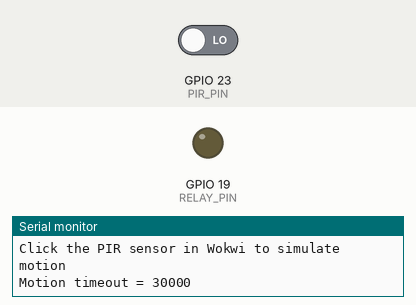
Simulated run of this sketch. Board: ESP32. On the bench: output pins drawn as LEDs (lit = HIGH), the last lines printed to the serial monitor. Inputs (shaded band) come from the test bench; at power-on: GPIO 23 (PIR_PIN) LOW.

Above: at 1.2 s.
1.3 s: GPIO 23 (PIR_PIN) driven HIGH
At 1.7 s:
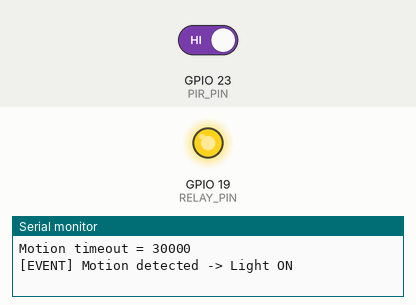
Timing chart, 0 to 32.8 s (numbered marks = the images above; inputs shaded):
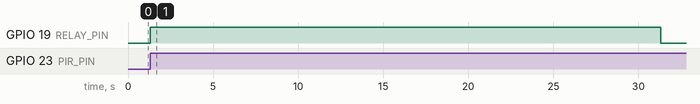

The sketch:

sketch.ino
```cpp
// Simulation 01 - PIR Motion Light
// Mirrors the real ESPHome logic: motion turns a light ON,
// no motion for MOTION_TIMEOUT turns it OFF.
// In Wokwi the light is a YELLOW LED that stands in for the real relay+bulb.

const int PIR_PIN = 23;      // GPIO23 -> PIR OUT
const int RELAY_PIN = 19;    // GPIO19 -> relay coil (simulated by LED)

// TUNABLE PARAMETERS
int MOTION_TIMEOUT = 30000;    // Light stays ON this long after last motion (ms)
bool TRIGGER_ON_RISING = true; // true = fire on motion start only

unsigned long lastMotionTime = 0;
bool lightOn = false;

void setup() {
  Serial.begin(115200);
  pinMode(PIR_PIN, INPUT);
  pinMode(RELAY_PIN, OUTPUT);
  digitalWrite(RELAY_PIN, LOW);
  Serial.println("PIR Motion Light Sim Started");
  Serial.println("Click the PIR sensor in Wokwi to simulate motion");
  Serial.print("Motion timeout = "); Serial.println(MOTION_TIMEOUT);
}

void loop() {
  int motion = digitalRead(PIR_PIN);

  // Rising-edge trigger (optional): only react to motion START when enabled
  if (TRIGGER_ON_RISING) {
    static int prev = LOW;
    if (motion == HIGH && prev == LOW) {
      lastMotionTime = millis();
      if (!lightOn) {
        digitalWrite(RELAY_PIN, HIGH);
        lightOn = true;
        Serial.println("[EVENT] Motion detected -> Light ON");
      }
    }
    prev = motion;
  } else {
    if (motion == HIGH) {
      lastMotionTime = millis();
      if (!lightOn) {
        digitalWrite(RELAY_PIN, HIGH);
        lightOn = true;
        Serial.println("[EVENT] Motion detected -> Light ON");
      }
    }
  }

  if (lightOn && (millis() - lastMotionTime > MOTION_TIMEOUT)) {
    digitalWrite(RELAY_PIN, LOW);
    lightOn = false;
    Serial.println("[EVENT] Timeout -> Light OFF");
  }

  delay(100);
}
```

Measured:
- after the input at 1.3 s, GPIO 19 (RELAY_PIN): LOW → HIGH at once, → LOW 30.0 s later
